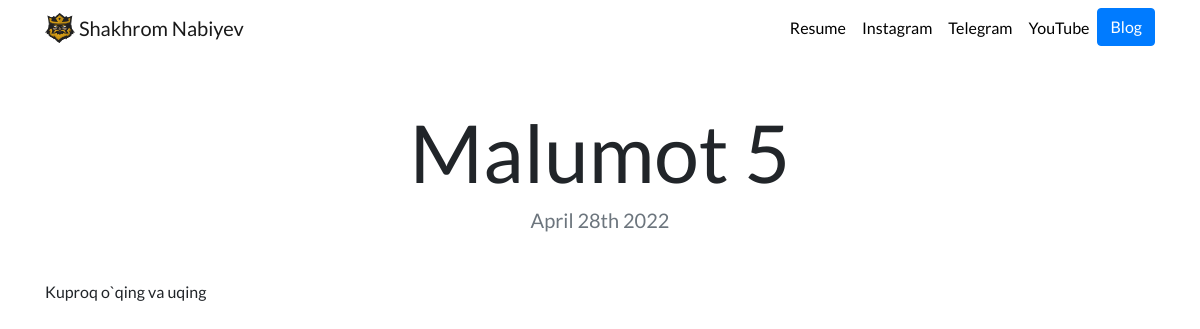
/blog/5/, run on the app's committed database.
### blog/models.py (models this page shows, shortened)
class Blog(models.Model):
    title = models.CharField(max_length=200)
    description = models.TextField()
    date = models.DateField()

### blog/views.py (the view)
# urls.py: path('<int:blog_id>/', views.detail, name='detail'),
def detail(request, blog_id):
    blog = get_object_or_404(Blog, pk=blog_id)
    return render(request, 'blog/detail.html',{'blog':blog})

### blog/templates/blog/detail.html
{% extends "portfolio/base.html" %}
{% load static %}
{% block content %}
<h1 class="text-center mt-5" id="blogdetailtitle">{{ blog.title }}</h1>
<h5 class="text-center text-muted mb-5">{{ blog.date|date:'F jS Y' }}</h5>
{{ blog.description|safe }}
{% endblock %}

### portfolio/static/portfolio/custom.css (style rules this page uses)
body { font-family: 'Lato', sans-serif; }
@media (min-width: 992px) { #blogdetailtitle { font-size: 5rem; } }

### data on the page
Blog: title "Malumot 5", date "April 28th 2022", description "Kuproq o`qing va uqing"
